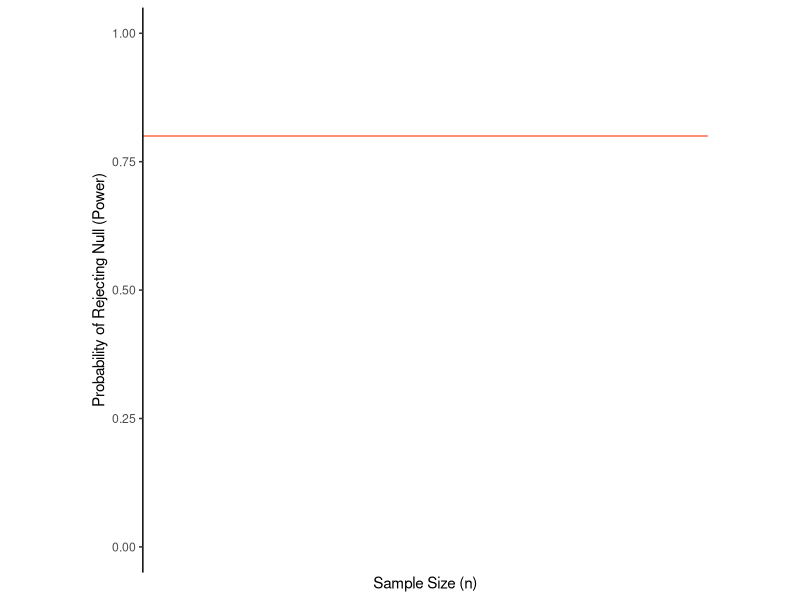
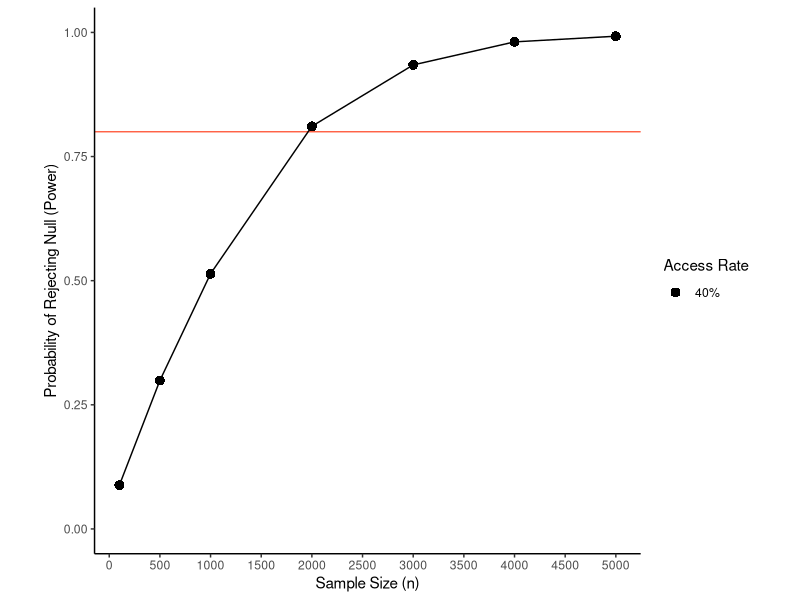
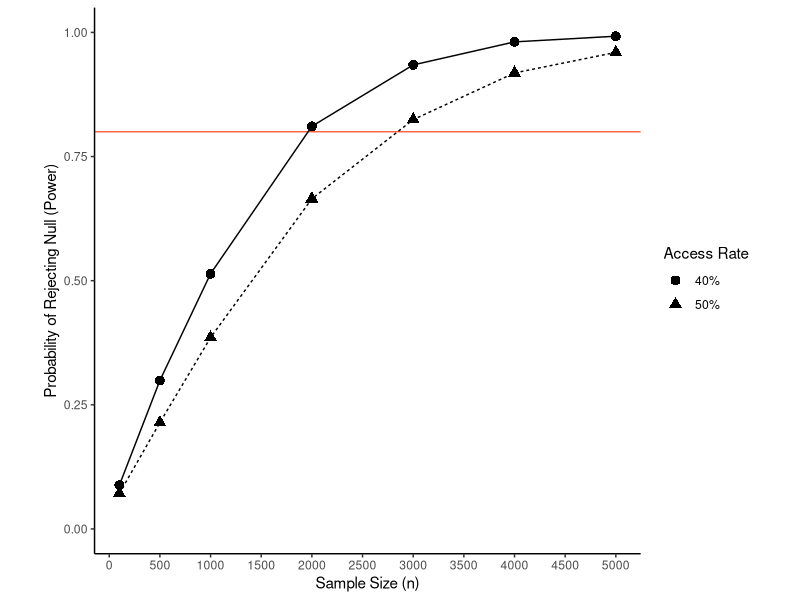
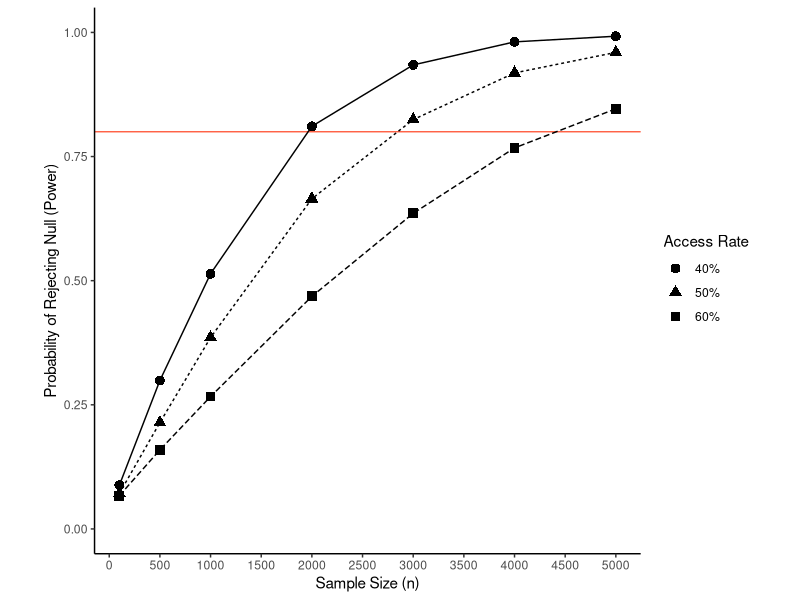
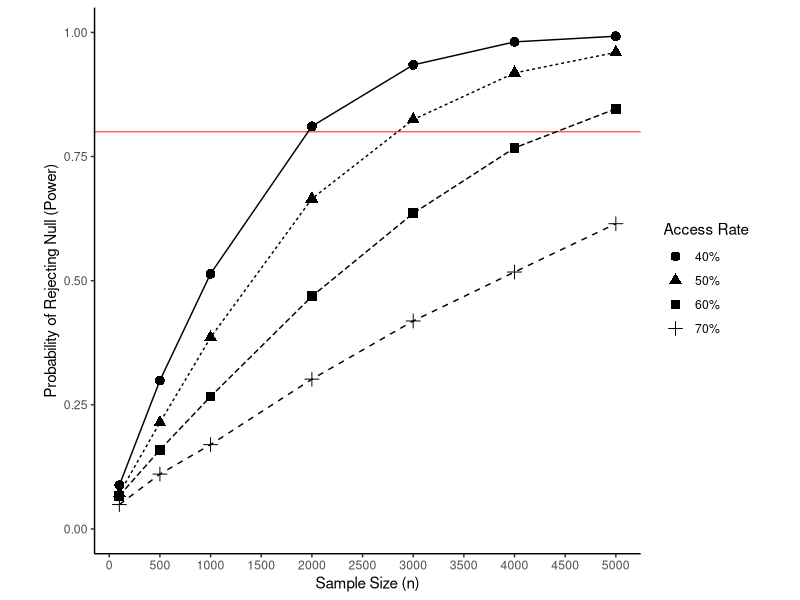
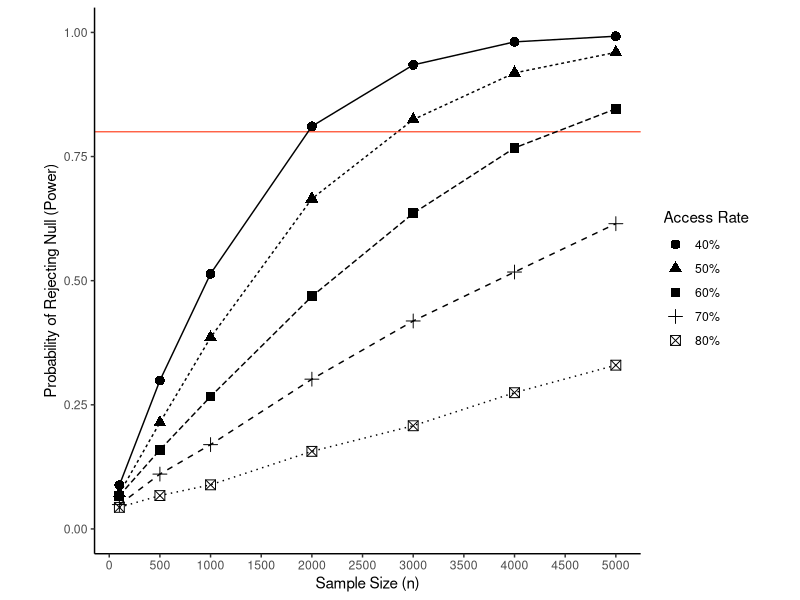
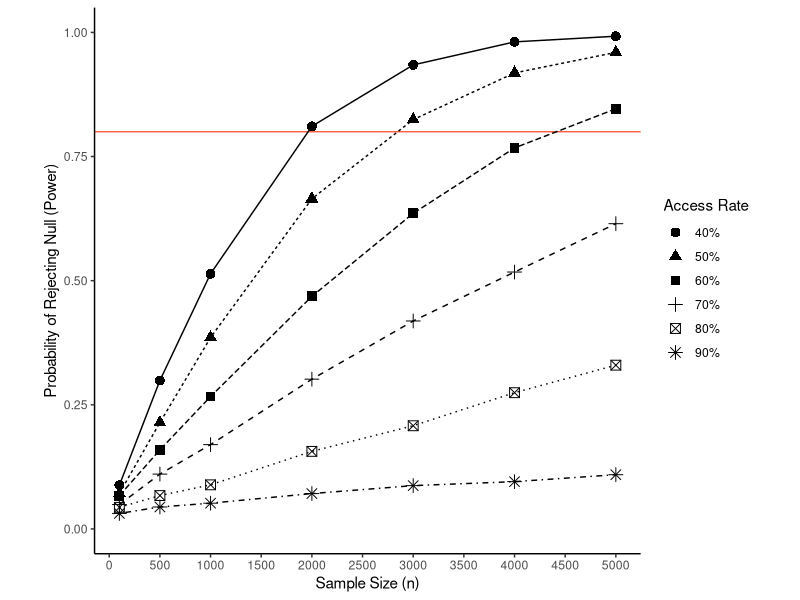

These figures' R source, in order:
library(tidyverse)
library(truncnorm)
library(gridExtra)

#set working directory to location of folder
setwd()

#based on this code
#http://egap.org/content/power-analysis-simulations-r


possible.ns <- c(100,500,1000,2000,3000,4000,5000,10000,15000,20000) #  The sample sizes we'll be considering
powers <- rep(NA, length(possible.ns))           # Empty object to collect simulation estimates
effects <- rep(NA, length(possible.ns))
alpha <- 0.05                                    # Standard significance level
sims <- 10000                                      # Number of simulations to conduct for each N
set.seed(1000)


simulateOER <- function(has.book = .6,access.effect = .25, mean.grade = 70, sd.grade = 20, allocation.ratio = .5){
  for (j in 1:length(possible.ns)){
    N <- possible.ns[j]                              # Pick the jth value for N
    
    significant.experiments <- rep(NA, sims)         # Empty object to count significant experiments
    
    #### Inner loop to conduct experiments "sims" times over for each N ####
    for (i in 1:sims){
      Y0 <-  rnorm(n=N,mean=mean.grade, sd=sd.grade)             # OER group potential outcome
      Y0[Y0 > 100] <- 100 # Trim down anything over 100 to 100. 
      Y0[Y0 < 0] <- 0 # Trim down anything over 100 to 100. 
      
      b.rate <- rbinom(n=N,size = 1,prob = has.book) # determine how many people in the sample have the book
      
      # Control group
      Y1 <- Y0 - (1-b.rate)*(access.effect*sd.grade)            # treatment potential outcome. For only students who didn't have access to book, improve by access effect
      Y1[Y1 > 100] <- 100 # Trim down anything over 100 to 100. 
      
      condition <- rbinom(n=N, size=1, prob=allocation.ratio)          # Do a random assignment to condition (1 = treatment, 0 = control)
      Y.sim <- Y1*condition + Y0*(1-condition)               # Reveal outcomes according to assignment
      fit.sim <- lm(Y.sim ~ condition)                   # Do analysis (Simple regression)
      positive <- summary(fit.sim)$coefficients[2,1] < 0 # indicates that the non-oer group was worse than oer group
      p.value <- summary(fit.sim)$coefficients[2,4]  # Extract p-values
      significant.experiments[i] <- ((p.value <= alpha)*positive) # Determine significance according to p <= 0.05. Only successful if the direction is positive. 
      # significant.experiments[i] <- (p.value <= alpha) # Determine significance according to p <= 0.05
    }
    
    powers[j] <- mean(significant.experiments)       # store average success rate (power) for each N
  }
  return(powers)
}


simulateSingleExperiment <- function(N = 1000, has.book = .6,access.effect = .25, mean.grade = 70, sd.grade = 20, allocation.ratio = .5, sims = 1000){
  significant.experiments <- rep(NA, sims)         # Empty object to count significant experiments
    #### Inner loop to conduct experiments "sims" times over for each N ####
    for (i in 1:sims){
      Y0 <-  rnorm(n=N,mean=mean.grade, sd=sd.grade)             # control potential outcome
      Y0[Y0 > 100] <- 100 # Trim down anything over 100 to 100. 
      Y0[Y0 < 0] <- 0 # Trim down anything over 100 to 100. 
      b.rate <- rbinom(n=N,size = 1,prob = has.book) # determine how many people in the sample have the book
      Y1 <- Y0 - (1-b.rate)*(access.effect*sd.grade)            # treatment potential outcome. For only students who didn't have access to book, improve by access effect
      Y1[Y1 < 0] <- 0 #adjust anyone who happened to drop below 0
      condition <- rbinom(n=N, size=1, prob=allocation.ratio)          # Do a random assignment to condition (1 = treatment, 0 = control)
      Y.sim <- Y1*condition + Y0*(1-condition)               # Reveal outcomes according to assignment
      fit.sim <- lm(Y.sim ~ condition)                   # Do analysis (Simple regression)
      positive <- summary(fit.sim)$coefficients[2,1] < 0
      p.value <- summary(fit.sim)$coefficients[2,4]  # Extract p-values
      significant.experiments[i] <- ((p.value <= alpha)*positive) # Determine significance according to p <= 0.05. Only successful if the direction is positive. 
    }
    
  power <- mean(significant.experiments)       # store average success rate (power) for each N
  return(power)
}


# run simulations across range of access levels
run_sims <- function(){
  sim90_2 <- simulateOER(has.book = .9,access.effect = .25)
  print("90% done")
  sim80_2 <- simulateOER(has.book = .8,access.effect = .25)
  print("80% done")
  sim70_2 <- simulateOER(has.book = .7,access.effect = .25)
  print("70% done")
  sim60_2 <- simulateOER(has.book = .6,access.effect = .25)
  print("60% done")
  sim50_2 <- simulateOER(has.book = .5,access.effect = .25)
  print("50% done")
  sim40_2 <- simulateOER(has.book = .4,access.effect = .25)
  print("40% done")
  sim0_2 <- simulateOER(has.book = 0,access.effect = .25)
  print("0% done")

  results_1 <- data.frame(possible.ns,sim90_2,sim80_2,sim70_2,sim60_2,sim50_2,sim40_2,sim0_2)
  write_csv(results_1, path = "simulation_results.csv")
}


# Run simulations of past studies
evaluate_past_studies <- function(){
  papers <- read_csv(file = "OER papers.csv")
  
  papers <- papers %>% 
    mutate(allocation = `n treatment`/(`n control`+ `n treatment`))
  
  papers$N <- ifelse(is.na(papers$`n treatment`),papers$`n control`,papers$`n control`+papers$`n treatment`)
  papers$allocation[is.na(papers$allocation)] <- .5 # assume equal allocation if not reported
  
  for (i in 1:nrow(papers)){
     papers$power_40[i] <- simulateSingleExperiment(N = papers$N[i], allocation.ratio = papers$allocation[i], has.book = .4)
     papers$power_60[i] <- simulateSingleExperiment(N = papers$N[i], allocation.ratio = papers$allocation[i], has.book = .6)
     papers$power_80[i] <- simulateSingleExperiment(N = papers$N[i], allocation.ratio = papers$allocation[i], has.book = .8)
    print(paste(i,"of",nrow(papers)))  
  }
  write_csv(papers, path = "paper_analysis.csv")
}


# create the plots
results_1 <- read_csv(file = "simulation_results.csv")
names(results_1) <- c("possible.ns","90%", "80%", "70%", "60%", "50%", "40%","0%")
rates <- c("0%","40%", "50%", "60%", "70%", "80%", "90%")

for(i in 1:length(rates)){
  plot <- results_1 %>% 
    filter(possible.ns <= 5000) %>% 
    gather(key = sim,value = "power",-possible.ns) %>%
    filter(sim %in% rates[1:i]) %>% 
    ggplot(., aes(x = possible.ns,y = power,group = sim)) +
    geom_hline(yintercept = .8, linetype = 7,color = "tomato") + 
    geom_point(aes(shape = sim), size = 3) +
    geom_line(aes(linetype = sim)) +
    ylim(0,1) +
    scale_x_continuous(breaks = seq(from=0, to=5000, by= 500)) +
    ylab("Probability of Rejecting Null (Power)")+ xlab("Sample Size (n)") +
    # theme_minimal() + 
    theme_classic()+
    theme(aspect.ratio = 1) +
    guides(shape=guide_legend(title="Access Rate"),
           linetype = FALSE) 
  ggsave(filename = paste0("plot",i,".png"),plot = plot,device = "png")
}
